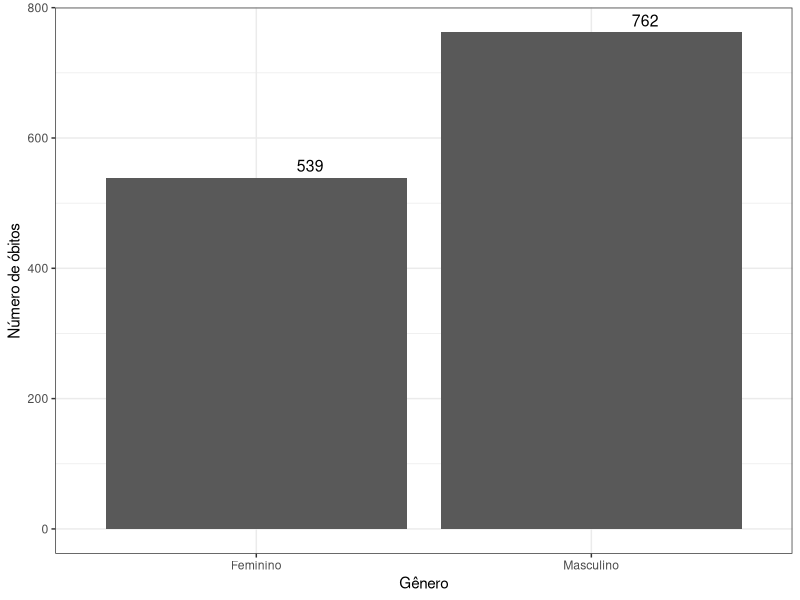
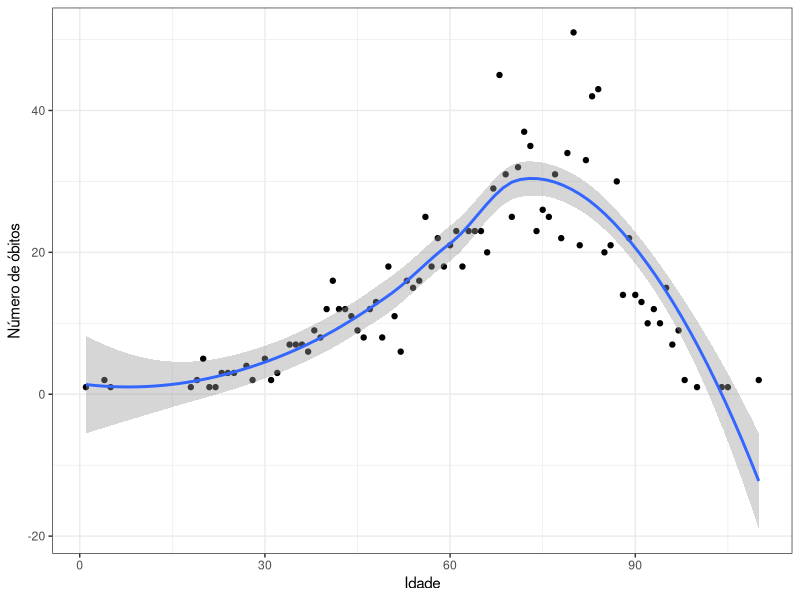

Write R code to recreate these figures, in order.
## ---- chunk 1
knitr::opts_chunk$set(echo = TRUE, warning = FALSE, message = FALSE, fig.align="center",fig.width = 10)
library(ggplot2)
library(dplyr)
library(tidyr)
library(readr)

library(knitr)

theme_set(theme_bw())
## ---- chunk 2
obitoscovidpb <- read.csv("../data/obitoscovidpb_20200714_201338.csv", sep = ";",encoding = "UTF-8")
## ---- chunk 3
obitoscovidpb %>%
  group_by(Sexo)%>%
  summarise(n = n()) %>%
  ggplot(aes(x = Sexo, y = n)) +
  geom_bar(stat="identity") +
  stat_summary(aes(label=round(..y..,2)), fun.y=median, geom="text", size=4, vjust = -0.5, hjust = -1.5) + 
  labs(x= "Gênero", y= "Número de óbitos")
## ---- chunk 4
obitoscovidpb %>%
  #filter(`Município.de.Residência` == "Campina Grande") %>%
  group_by(Idade)%>%
  summarise(n = n()) %>%
  ggplot(aes(x = Idade, y = n)) +
  geom_point() + 
  geom_smooth()+
  labs(x= "Idade", y= "Número de óbitos")
